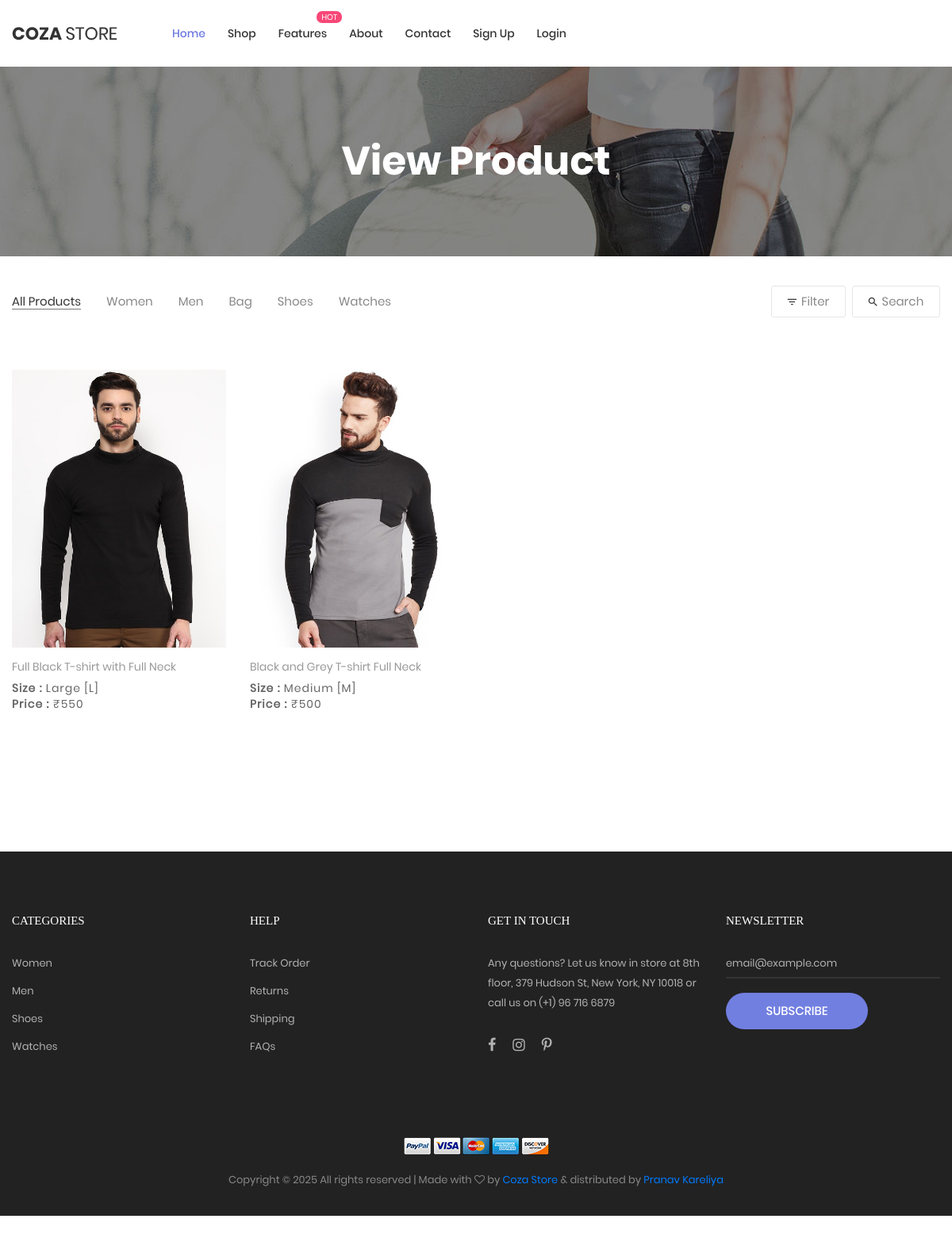
The app's page /product/ with its own data.
### myapp/models.py (models this page shows, shortened)
class Product(models.Model):
    category=(
        ("men","men"),
        ("women","women"),
        ("kids","kids"),
    )
    size=(
        ("s","s"),
        ("m","m"),
        ("l","l"),
        ("xl","xl"),
        ("xxl","xxl"),
    )
    seller=models.ForeignKey(User,on_delete=models.CASCADE)
    product_category=models.CharField(max_length=100,choices=category)
    product_size=models.CharField(max_length=100,choices=size)
    product_name=models.CharField(max_length=100)
    product_price=models.PositiveIntegerField()
    product_picture=models.ImageField(upload_to="product_picture/")
    product_desc=models.TextField()

### myapp/views.py (the view)
# urls.py: path('product/',views.product,name='product'),
def product(request):
    products=Product.objects.all()
    return render(request, 'product.html',{'products':products})

### myapp/templates/product.html (shortened to what this page needs)
{% extends 'header.html' %}
{% load static %}
{% block content %}
<!DOCTYPE html>
<html lang="en">
<head>
</head>
<body class="animsition">
    <section class="bg-img1 txt-center p-lr-15 p-tb-92"
        style="background-image: url('{% static 'images/bg-01.jpg' %}');">
        <h2 class="ltext-105 cl0 txt-center">
            View Product
        </h2>
    </section>
    <div class="bg0 m-t-23 p-b-140">
        <div class="container">
            <div class="flex-w flex-sb-m p-b-52">
                <div class="flex-w flex-l-m filter-tope-group m-tb-10">
                    <button class="stext-106 cl6 hov1 bor3 trans-04 m-r-32 m-tb-5 how-active1" data-filter="*">
                        All Products
                    </button>
                    <button class="stext-106 cl6 hov1 bor3 trans-04 m-r-32 m-tb-5" data-filter=".women">
                        Women
                    </button>
                    <button class="stext-106 cl6 hov1 bor3 trans-04 m-r-32 m-tb-5" data-filter=".men">
                        Men
                    </button>
                    <button class="stext-106 cl6 hov1 bor3 trans-04 m-r-32 m-tb-5" data-filter=".bag">
                        Bag
                    </button>
                    <button class="stext-106 cl6 hov1 bor3 trans-04 m-r-32 m-tb-5" data-filter=".shoes">
                        Shoes
                    </button>
                    <button class="stext-106 cl6 hov1 bor3 trans-04 m-r-32 m-tb-5" data-filter=".watches">
                        Watches
                    </button>
                </div>
                <div class="flex-w flex-c-m m-tb-10">
                    <div
                        class="flex-c-m stext-106 cl6 size-104 bor4 pointer hov-btn3 trans-04 m-r-8 m-tb-4 js-show-filter">
                        <i class="icon-filter cl2 m-r-6 fs-15 trans-04 zmdi zmdi-filter-list"></i>
                        Filter
                    </div>
                    <div class="flex-c-m stext-106 cl6 size-105 bor4 pointer hov-btn3 trans-04 m-tb-4 js-show-search">
                        <i class="icon-search cl2 m-r-6 fs-15 trans-04 zmdi zmdi-search"></i>
                        Search
                    </div>
                </div>
            </div>
            <div class="row isotope-grid">
                {% for i in products %}
                <div class="col-sm-6 col-md-4 col-lg-3 p-b-35 isotope-item {{i.product_category}}">
                    <div class="block2">
                        <div class="block2-pic hov-img0">
                            <img src="{{i.product_picture.url}}" alt="IMG-PRODUCT" style="width:280px;height: 350px;">
                        </div>
                        <div class="block2-txt flex-w flex-t p-t-14">
                            <div class="block2-txt-child1 flex-col-l ">
                                <a href="{% url 'seller_product_details' pk=i.pk %}" class="stext-104 cl4 hov-cl1 trans-04 js-name-b2 p-b-6">
                                    {{i.product_name}}
                                </a>
                                <span class="stext-105 cl3">
                                    {% if i.product_size == 's' %}
									    <b>Size : </b> Small [S]
                                    {% elif i.product_size == 'm' %}
                                        <b>Size : </b> Medium [M]
                                    {% elif i.product_size == 'l' %}
                                        <b>Size : </b> Large [L]
                                    {% elif i.product_size == 'xl' %}
                                        <b>Size : </b> Extra Large [XL]
                                    {% elif i.product_size == 'xxl' %}
                                        <b>Size : </b> Extra Extra Large [XXL]
                                    {% endif %}
								</span>
								<span class="stext-105 cl3">
									<b>Price : </b>₹{{i.product_price}}
								</span>
                            </div>
                        </div>
                    </div>
                </div>
                {% endfor %}
            </div>
        </div>
    </div>
</body>
</html>
{% endblock %}

### myapp/static/css/main.css (style rules this page uses)
.container { max-width: 1380px; }
@media (max-width: 1600px) { .container { max-width: 1200px; } }
.block2-pic { position: relative; }
.block2-txt-child1 { width: calc(100% - 30px); }
.cl0 { color: #fff; }
.cl2 { color: #333; }
.cl3 { color: #666; }
.cl4 { color: #999; }
.cl6 { color: #888; }
.stext-104 { font-family: Poppins-Regular; font-size: 14px; line-height: 1.466667; }
.stext-105 { font-family: Poppins-Regular; font-size: 14px; line-height: 1.466667; letter-spacing: 1px; }
.stext-106 { font-family: Poppins-Regular; font-size: 15px; line-height: 1.2; }
.ltext-105 { font-family: Poppins-Bold; font-size: 50px; line-height: 1.1; }
.size-104 { min-width: 94px; height: 40px; }
.size-105 { min-width: 111px; height: 40px; }
.bg0 { background-color: #fff; }
.bg-img1 { background-size: cover; background-position: center center; background-repeat: no-repeat; }
.bor3 { border-bottom: 1px solid transparent; }
.bor4 { border: 1px solid #e6e6e6; border-radius: 3px; }
.how-active1 { color: #333; border-color: #797979; }
.hov-img0 { display: block; overflow: hidden; }
.hov-img0 img { width: 100%; -webkit-transition: transform 0.9s ease; -o-transition: transform 0.9s ease; -moz-transition: transform 0.9s ease; transition: transform 0.9s ease; }

### records on screen
Product: product_picture (picture), product_name "Full Black T-shirt with Full Neck", shows "Size :", product_size "Large [L]", product_price "550"
Product: product_picture (picture), product_name "Black and Grey T-shirt Full Neck", shows "Size :", product_size "Medium [M]", product_price "500"
